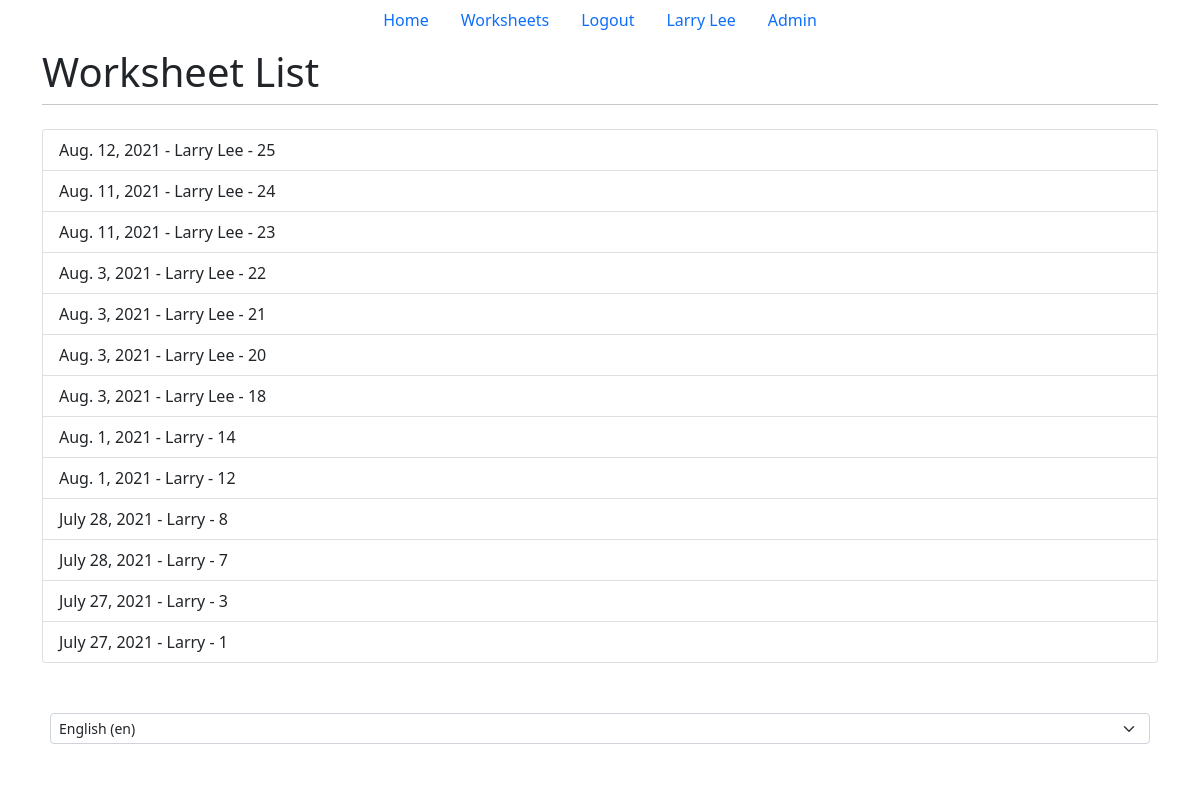
Page /worksheets/ (signed in) on the committed database.
### main/models.py (models this page shows, shortened)
class Worksheet(models.Model):
    user = models.ForeignKey(
        User,
        on_delete=models.CASCADE,
        related_name="worksheet",
        null=True
    )
    name = models.CharField(max_length=20)
    date = models.DateField(name="date", auto_now_add=True)
    complete = models.BooleanField(db_column="Completed", default=False)
    stores = STORE_CHOICES
    class Meta:
        verbose_name = _("Worksheet")
        verbose_name_plural = _("Worksheets")
    def get_absolute_url(self):
        return reverse("tracker", kwargs={"id": self.pk})
    operations = OPERATION_CHOICES

### main/views.py (the view)
# urls.py: path('worksheets/', views.worksheets, name="worksheets"),
def worksheets(response):
    return render(response, "worksheets.html", {})

### main/templates/worksheets.html (shortened to what this page needs)
{% extends 'base.html' %}
{% block title2 %}Worksheet List{% endblock title2 %}
{% block content %}
    {% if user.is_authenticated %}
        <div class="list-group">
            {% for ws in user.worksheet.all reversed %}
                <a href="{{ws.get_absolute_url}}" class="list-group-item list-group-item-action">
                    {{ws.date}} - {{ws.name}} - {{ws.id}}
                </a>
            {% endfor %}
        </div>
    {% else %}
        <p>Login<a href="/login/">Here</a></p>
    {% endif %}
{% endblock content %}

### main/templates/base.html (shortened to what this page needs)
{% load i18n %}
<!DOCTYPE html>
<html lang="en">
	<head>
		{% block bootstrap %}
		<link
			href="https://cdn.jsdelivr.net/npm/bootstrap@5.0.2/dist/css/bootstrap.min.css"
			rel="stylesheet"
		/>
		{% endblock bootstrap %}
	</head>
	<body>
		{% block nav %}
		<ul class="nav justify-content-center">
			<li class="nav-item">
				<a class="nav-link" href="/">{% trans "Home" %}</a>
			</li>
			{% if user.is_authenticated %}
			<li class="nav-item">
				<a class="nav-link" href="/worksheets/">{% trans "Worksheets" %}</a>
			</li>
			<li class="nav-item">
				<a class="nav-link" href="/logout/">{% trans "Logout" %}</a>
			</li>
			<li>
				<a class="nav-link">{{user.first_name}} {{user.last_name}}</a>
			</li>
			{% if user.is_superuser %}
			<li class="nav-item">
				<a class="nav-link" href="/admin/">{% trans "Admin" %}</a>
			</li>
			{% endif %} {% endif %}
		</ul>
		{% endblock nav %}
		<div class="wrapper container" id="content" , name="content" , class="main">
			<div class="row justify-content-center">
				<div class="col-12">
					<h1 class="mt-2">
						{% block title2 %}Task Tracker{% endblock title2 %}
					</h1>
					<hr class="mt-0 mb-4" />
					{% block content %}  {% endblock content %}
				</div>
			</div>
		</div>
		{% block foot %}
		<footer class="mt-auto">
			<div class="footerWrap">
				<div class="footer">
					<div class="footerContent">
						<form action="{% url 'set_language' %}" method="post">{% csrf_token %}
							<select name="language" onchange="this.form.submit()" class="form-select form-select-sm mb-3" aria-label=".form-select-lg example">
									{% get_current_language as LANGUAGE_CODE %}
									{% get_available_languages as LANGUAGES %}
									{% get_language_info_list for LANGUAGES as languages %}
									{% for language in languages %}
											<option value="{{ language.code }}"{% if language.code == LANGUAGE_CODE %} selected{% endif %}>
													{{ language.name_local }} ({{ language.code }})
											</option>
									{% endfor %}
							</select>
					</form>
					</div>
				</div>
		</div>
		</footer>
		{% endblock foot %}
	</body>
</html>

### main/templates/base.html (style rules this page uses)
footer { background: rgba(10, 0, 0, 0.055); bottom: 0px; width: 100%; text-align: center; }
.footerWrap { width:100%; }
.footer { width: 100%; margin:auto; }
.footerContent { float:left; width:100%; background: rgb(255, 255, 255); padding:50px 50px; }
html, body { max-width: 100%; overflow-x: hidden; }

### rows in the picture
Worksheet: date "Aug. 12, 2021", name "Larry Lee", id "25"
Worksheet: date "Aug. 11, 2021", name "Larry Lee", id "24"
Worksheet: date "Aug. 11, 2021", name "Larry Lee", id "23"
Worksheet: date "Aug. 3, 2021", name "Larry Lee", id "22"
Worksheet: date "Aug. 3, 2021", name "Larry Lee", id "21"
Worksheet: date "Aug. 3, 2021", name "Larry Lee", id "20"
Worksheet: date "Aug. 3, 2021", name "Larry Lee", id "18"
Worksheet: date "Aug. 1, 2021", name "Larry", id "14"
Worksheet: date "Aug. 1, 2021", name "Larry", id "12"
Worksheet: date "July 28, 2021", name "Larry", id "8"
Worksheet: date "July 28, 2021", name "Larry", id "7"
Worksheet: date "July 27, 2021", name "Larry", id "3"
Worksheet: date "July 27, 2021", name "Larry", id "1"

### other values in the picture
{{ user.first_name }} "Larry"
{{ user.last_name }} "Lee"
form field language "English (en)"
